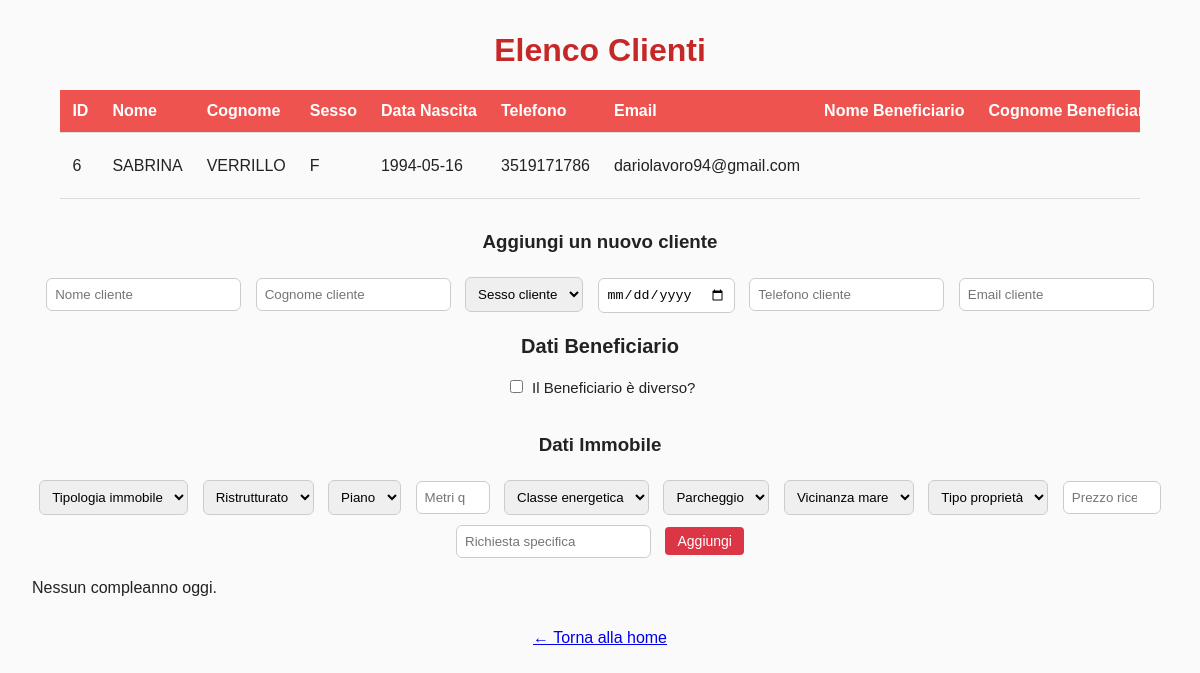
The page /clienti on the database its author committed.
### tables this page shows
CREATE TABLE clienti (
            id INTEGER PRIMARY KEY AUTOINCREMENT,
            nome TEXT,
            cognome TEXT,
            sesso TEXT,
            data_nascita TEXT,
            telefono TEXT,
            email TEXT,
            nome_beneficiario TEXT,
            cognome_beneficiario TEXT,
            sesso_beneficiario TEXT,
            data_nascita_beneficiario TEXT,
            telefono_beneficiario TEXT,
            email_beneficiario TEXT,
            tipologia_immobile TEXT,
            ristrutturato TEXT,
            piano TEXT,
            metri_quadri TEXT,
            classe_energetica TEXT,
            parcheggio TEXT,
            vicinanza_mare TEXT,
            tipo_proprieta TEXT,
            prezzo_ricercato TEXT,
            richiesta_specifica TEXT
        );

### gestionale-stampa.py (the view)
@app.route('/clienti', methods=['GET', 'POST'])
def lista_clienti():
    db = get_db()
    query = 'SELECT * FROM clienti'
    clienti_raw = db.execute(query).fetchall()
    clienti_compleanni = []
    compleanni_oggi = []
    for cliente in clienti_raw:
        cliente_dict = dict(cliente) # Converti la riga SQLite in un dizionario modificabile
        giorni_mancanti_cliente = giorni_al_compleanno(cliente_dict.get('data_nascita'))
        cliente_dict['giorni_mancanti'] = giorni_mancanti_cliente
        if giorni_mancanti_cliente == 0:
            cliente_dict['compleanno_oggi'] = True
            compleanni_oggi.append(f"{cliente_dict['nome']} {cliente_dict['cognome']} (Cliente)")
        else:
            cliente_dict['compleanno_oggi'] = False
        giorni_mancanti_beneficiario = giorni_al_compleanno(cliente_dict.get('data_nascita_beneficiario'))
        if giorni_mancanti_beneficiario == 0:
            compleanni_oggi.append(f"{cliente_dict['nome_beneficiario']} {cliente_dict['cognome_beneficiario']} (Beneficiario di {cliente_dict['nome']})")
        clienti_compleanni.append(cliente_dict)
    num_compleanni = len(compleanni_oggi)
    return render_template('clienti.html',
                           clienti=clienti_compleanni,
                           compleanni_oggi=compleanni_oggi,
                           num_compleanni=num_compleanni)

### gestionale-stampa.py (called while the page is built)
def get_db():
    if 'db' not in g:
        g.db = sqlite3.connect(DATABASE)
        g.db.row_factory = sqlite3.Row
    return g.db

@app.teardown_appcontext
def close_connection(exception):
    db = g.pop('db', None)
    if db is not None:
        db.close()

def giorni_al_compleanno(data_nascita_str):
    if not data_nascita_str:
        return None # Nessuna data, nessun calcolo
    try:
        data_nascita = datetime.datetime.strptime(data_nascita_str, '%Y-%m-%d')
    except ValueError:
        return None # Formato data non valido
    oggi = datetime.date.today()
    compleanno_questanno = datetime.date(oggi.year, data_nascita.month, data_nascita.day)
    if compleanno_questanno < oggi:
        compleanno_prossimoanno = datetime.date(oggi.year + 1, data_nascita.month, data_nascita.day)
        differenza = compleanno_prossimoanno - oggi
    else:
        differenza = compleanno_questanno - oggi
    return differenza.days

### templates/clienti.html (shortened to what this page needs)
<!DOCTYPE html>
<html lang="it">
<head>
    <link rel="stylesheet" href="{{ url_for('static', filename='style/style.css') }}">
</head>
<body>
    <h1>Elenco Clienti</h1>
    <div class="table-responsive">
        <table>
            <thead>
                <tr>
                    <th>ID</th>
                    <th>Nome</th>
                    <th>Cognome</th>
                    <th>Sesso</th>
                    <th>Data Nascita</th>
                    <th>Telefono</th>
                    <th>Email</th>
                    <th>Nome Beneficiario</th>
                    <th>Cognome Beneficiario</th>
                </tr>
            </thead>
            <tbody>
            {% if clienti %}
                {% for cliente in clienti %}
                <tr class="{% if cliente.compleanno_oggi %}compleanno-oggi{% endif %}">
                    <td>{{ cliente['id'] }}</td>
                    <td>{{ cliente['nome'] }}</td>
                    <td>{{ cliente['cognome'] }}</td>
                    <td>{{ cliente['sesso'] }}</td>
                    <td>{{ cliente['data_nascita'] }}</td>
                    <td>{{ cliente['telefono'] }}</td>
                    <td>{{ cliente['email'] }}</td> <td>{{ cliente['nome_beneficiario'] }}</td>
                    <td>{{ cliente['cognome_beneficiario'] }}</td>
                </tr>
                {% endfor %}
            {% else %}
                <tr><td colspan="25" style="text-align:center;">Nessun cliente trovato</td></tr>
            {% endif %}
            </tbody>
        </table>
    </div>
    <div class="form-container">
        <h3>Aggiungi un nuovo cliente</h3>
        <form action="{{ url_for('aggiungi_cliente') }}" method="POST">
            <input type="text" name="nome_cliente" maxlength="15" pattern="[A-Za-z]+" placeholder="Nome cliente" required>
            <input type="text" name="cognome_cliente" maxlength="15" pattern="[A-Za-z]+" placeholder="Cognome cliente" required>
            <select name="sesso_cliente" required>
                <option value="">Sesso cliente</option>
            </select>
            <input type="date" name="data_nascita">
            <input type="text" name="telefono_cliente" pattern="[0-9]{1,10}" maxlength="10" placeholder="Telefono cliente">
            <input type="email" name="email_cliente" placeholder="Email cliente">
            <section class="sezione-beneficiario">
                <h2>Dati Beneficiario</h2>
                <div class="form-group">
                    <input type="checkbox" id="beneficiario_diverso">
                    <label for="beneficiario_diverso"> Il Beneficiario è diverso? </label>
                </div>
                <br>
            </section>
            <h3>Dati Immobile</h3>
            <select name="tipologia_immobile" required>
                <option value="">Tipologia immobile</option>
            </select>
            <select name="ristrutturato" required>
                <option value="">Ristrutturato</option>
            </select>
            <select name="piano" required>
                <option value="">Piano</option>
            </select>
            <input type="number" name="metri_quadri" placeholder="Metri quadri" min="20" max="400" required>
            <select name="classe_energetica">
                <option value="">Classe energetica</option>
            </select>
            <select name="parcheggio" required>
                <option value="">Parcheggio</option>
            </select>
            <select name="vicinanza_mare" required>
                <option value="">Vicinanza mare</option>
            </select>
            <select name="tipo_proprieta" required>
                <option value="">Tipo proprietà</option>
            </select>
            <input type="number" name="prezzo_ricercato" placeholder="Prezzo ricercato" min="20000" max="600000" required>
            <input type="text" name="richiesta_specifica" maxlength="300" placeholder="Richiesta specifica">
            <button type="submit" class="btn btn-danger">Aggiungi</button>
        </form>
    </div>
    <div class="birthday-alert">
        {% if num_compleanni > 0 %}
            <p style="color: green; font-weight: bold;">🥳 Oggi ci sono {{ num_compleanni }} compleanni!</p>
            <ul>
            {% for nome_completo in compleanni_oggi %}
                <li>{{ nome_completo }}</li>
            {% endfor %}
            </ul>
        {% else %}
            <p>Nessun compleanno oggi.</p>
        {% endif %}
    </div>
    <a class="back-link" href="{{ url_for('home') }}">← Torna alla home</a>
</body>
</html>

### static/style/style.css (style rules this page uses)
body { font-family: Arial, sans-serif; background-color: #f9faff; color: #222; margin: 20px; }
h1 { color: #004080; }
.btn { padding: 6px 12px; margin-right: 5px; text-decoration: none; color: white; border-radius: 4px; font-size: 14px; }
.btn-danger { background-color: #dc3545; }

### templates/clienti.html (style rules this page uses)
body { font-family: Arial, sans-serif; background-color: #fafafa; margin: 2rem; }
h1 { color: #c62828; text-align: center; }
h2 { font-size: 20px; }
label { font-size: 15px; }
.table-responsive { overflow-x: auto; margin: 1rem auto; width: 95%; max-width: 1400px; }
table { width: 100%; min-width: 2500px; border-collapse: collapse; box-shadow: 0 0 10px rgba(0,0,0,0.1); }
th, td { padding: 12px; text-align: left; border-bottom: 1px solid #ddd; }
th { background-color: #ef5350; color: white; white-space: nowrap; }
td { white-space: nowrap; }
.form-container { text-align: center; margin-top: 2rem; }
input, button, select { padding: 8px; margin: 5px; border-radius: 6px; border: 1px solid #ccc; }
button { background-color: #ef5350; color: white; border: none; cursor: pointer; }
.back-link { display: block; margin: 2rem auto 1rem auto; text-align: center; }

### rows shown on the page
clienti: id "6", nome "SABRINA", cognome "VERRILLO", sesso "F", data_nascita "1994-05-16", telefono "3519171786", email "dariolavoro94@gmail.com"
